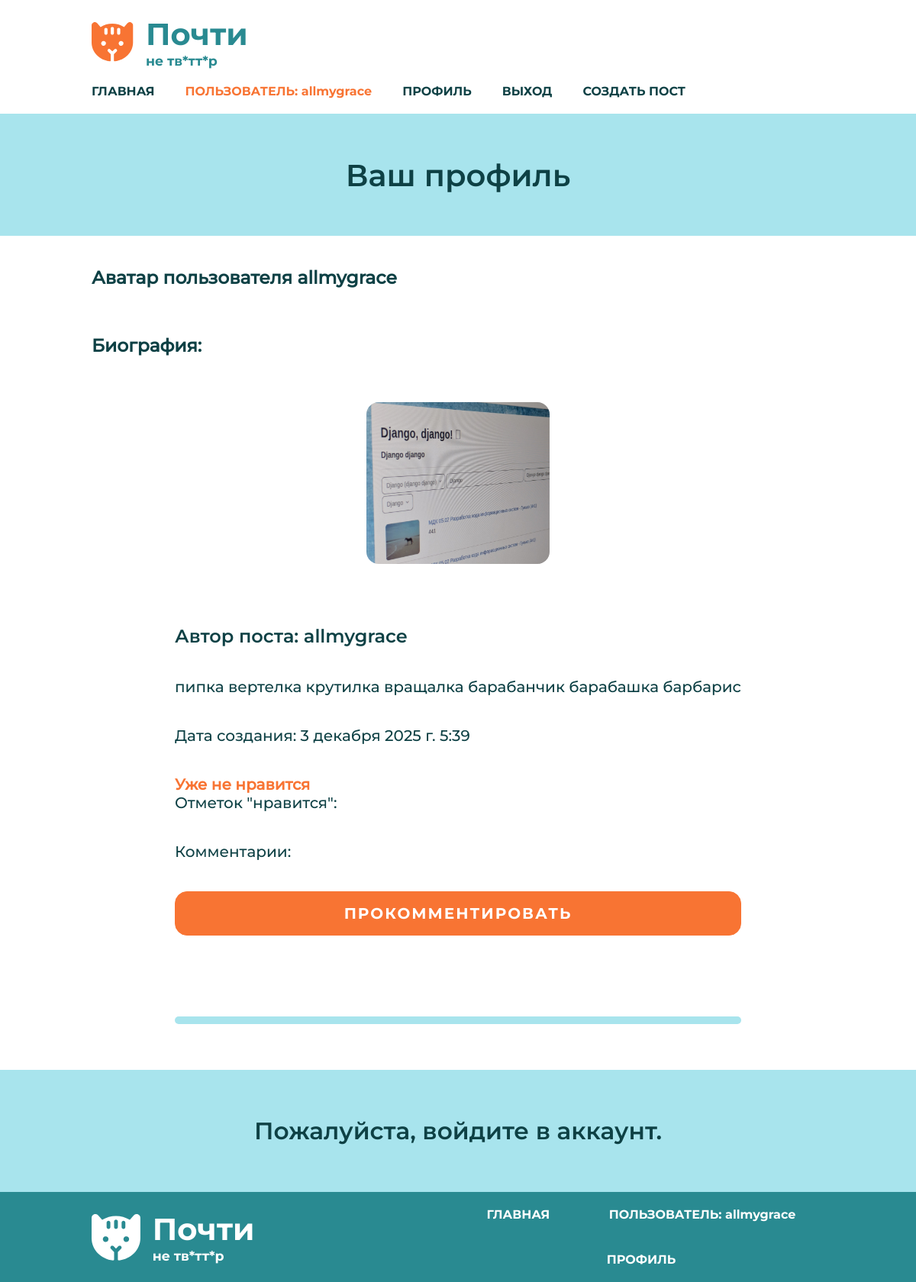
Screenshot of /posts/profile/ (signed in) with the database file from the repository.
### posts/models.py (models this page shows, shortened)
class ReallyUser(AbstractUser):
    avatar = models.ImageField(upload_to='avatars/', blank=True, null=True,
                               verbose_name='Аватар', default='avatars/image.png')
    biography = models.CharField(max_length=250, verbose_name="Биография", null=True)
    class Meta(AbstractUser.Meta):
        pass

class Post(models.Model):
    post_text = models.TextField(verbose_name="Текст поста")
    author = models.ForeignKey('ReallyUser', on_delete=models.CASCADE, verbose_name='Автор поста', null=True)
    pub_date = models.DateTimeField(default=datetime.now, verbose_name="Дата публикации")
    likes = models.ManyToManyField(settings.AUTH_USER_MODEL, related_name="liked_posts", blank=True)
    class Meta:
        verbose_name = 'Пост'
        verbose_name_plural = 'Посты'

### posts/views.py (the view)
# urls.py: path('profile/', views.profile_view, name='profile'),
@login_required
def profile_view(request):
    posts = Post.objects.filter(author=request.user).order_by('-pub_date')
    paginator = Paginator(posts, 2)
    if 'page' in request.GET:
        page_num = request.GET['page']
    else:
        page_num = 1
    page = paginator.get_page(page_num)
    context = {
        'posts': page.object_list,
        'user': request.user,
        'page': page
    }
    return render(request, 'profile.html', context)

### posts/templates/profile.html (shortened to what this page needs)
{% extends "base_generic.html" %}
{% block content %}
{% if user.is_authenticated %}
<section class="title">
            <h1>Ваш профиль</h1>
        </section>
        <section class="articles-wrapper">
            <div class="articles">
                <h3 class="article-text">Аватар пользователя {{ user.username }} </h3>
                <h3 class="article-text">Биография: {{ user.biography }}</h3>
                {% if user.avatar %}
<img src="{{ user.avatar.url }}" alt="Аватар пользователя" class="prof-img">
    {% else %}
    <h3>Как вы смогли без аватарки здесь зарегистрироваться???</h3>
    {% endif %}
                <div class="four-articles">
                    {% if posts %}
                    {% for post in posts %}
                    <article>
                        <div class="article-inner">
                            <div class="article-text">
                                <h3>Автор поста: {{ post.author }}</h3>
                                <p>{{ post.post_text }}</p>
                                <p>Дата создания: {{ post.pub_date }}</p>
                                 {% if request.user.is_authenticated %}
            <p class="lele">
                <a href="{% url 'toggle_like' pk=post.pk %}">
                    {% if request.user in post.likes.all %}
                        Уже не нравится
                    {% else %}
                        Нравится
                    {% endif %}
                </a>
                <span>Отметок "нравится": {{ post.likes_count }}</span>
            </p>
        {% else %}
            <p>Отметок "нравится": {{ post.likes_count }}</p>
        {% endif %}
        <p>Комментарии: {{ post.comment_count }}</p>
                            </div>
                            <div class="article-buttons">
                                <a href="{% url 'add-comment' pk=post.pk %}" class="button">ПРОКОММЕНТИРОВАТЬ</a>
                                <form>
                                    <div class="favourite">
                                        <input class="fav-input" type="checkbox" id="fav1" checked>
                                    </div>
                                </form>
                            </div>
                            <div class="line"></div>
                            {% endfor %}
                            {% else %}
                             <p>Нет постов :(</p>
                            {% endif %}
                        </div>
                    </article>
                </div>
            </div>
        </section>
<section class="title">
    <h3>Пожалуйста, войдите в аккаунт.</h3>
</section>
{% endif %}
{% endblock %}

### posts/templates/base_generic.html (shortened to what this page needs)
<!DOCTYPE html>
<html lang="ru">
<head>
    {% load static %}
    <link rel="stylesheet" href="{% static 'css/style.css' %}" />
</head>
<body>
    <header class="header-wrapper">
        <div class="header">
            <a class="logo" href="{% url 'index' %}">
                <img src="{% static 'media/logo.svg' %}" alt="Логотип">
                <div class="logo-wrapper">
                    <h1>Почти</h1>
                    <h3>не тв*тт*р</h3>
                </div>
            </a>
            <nav class="header-nav">
                <a href="{% url 'index' %}">ГЛАВНАЯ</a>
                {% if user.is_authenticated %}
                <p class="like-link">ПОЛЬЗОВАТЕЛЬ: {{ user.get_username }}</p>
                <a href="{% url 'profile' %}">ПРОФИЛЬ</a>
                <a href="{% url 'logout' %}">ВЫХОД</a>
                <a href="{% url 'create' %}">СОЗДАТЬ ПОСТ</a>
                {% else %}
                    <a href="{% url 'login' %}">ВОЙТИ</a>
                    <a href="{% url 'register' %}">РЕГИСТРАЦИЯ</a>
                {% endif %}
            </nav>
        </div>
    </header>
    <main>
        {% block content %}
        {% endblock %}
    </main>
    <footer>
        <div class="footer-wrapper">
            <a class="logo" href="{% url 'index' %}">
                <img src="{% static 'media/footer-logo.svg' %}" alt="Логотип">
                <div class="logo-wrapper">
                    <h1>Почти</h1>
                    <h3>не тв*тт*р</h3>
                </div>
            </a>
                <nav class="footer-nav">
                    <a href="{% url 'index' %}">ГЛАВНАЯ</a>
                {% if user.is_authenticated %}
                <p class="like-link-f">ПОЛЬЗОВАТЕЛЬ: {{ user.get_username }}</p>
                <a href="{% url 'profile' %}">ПРОФИЛЬ</a>
                {% else %}
                    <a href="{% url 'login' %}">ВОЙТИ</a>
                    <a href="{% url 'register' %}">РЕГИСТРАЦИЯ</a>
                {% endif %}
                </nav>
        </div>
    </footer>
</body>
</html>

### posts/static/css/style.css (style rules this page uses)
* { box-sizing: border-box; margin: 0; padding: 0; }
body { font-family: 'Montserrat Medium', sans-serif; font-size: 15pt; }
main { display: flex; flex-direction: column; row-gap: 1em; }
a { text-decoration: none; }
.header-wrapper { background: #fff; display: flex; justify-content: center; align-items: center; min-height: 4em; padding: 1em 0; }
.header { width: 80%; display: flex; justify-content: space-between; align-items: center; flex-wrap: wrap; gap: 1em; }
.logo { display: flex; column-gap: 0.8em; font-family: 'Montserrat Bold', sans-serif; align-items: center; padding-right: 1em; }
.logo img { max-width: 25%; }
.logo-wrapper { display: flex; flex-direction: column; color: #298A91; }
.logo-wrapper h1 { font-size: 30pt; }
.logo-wrapper h3 { font-size: 13pt; font-weight: normal; }
.header-nav { display: flex; gap: 2em; flex-wrap: wrap; }
.header-nav a, .like-link { font-family: 'Montserrat Bold', sans-serif; color: #0E4145; font-size: 12pt; }
footer { background: #298A91; display: flex; justify-content: center; align-items: center; min-height: 4em; padding: 1em 0; }
.footer-wrapper { width: 80%; display: flex; justify-content: space-between; align-items: center; gap: 1em; flex-wrap: wrap; }
.footer-wrapper .logo-wrapper { display: flex; flex-direction: column; color: #fff; }
.footer-nav { display: flex; width: 50%; justify-content: space-evenly; gap: 2em; flex-wrap: wrap; }
.footer-nav a, .like-link-f { font-family: 'Montserrat Bold', sans-serif; color: #fff; font-size: 12pt; }
.button { color: #fff; font-size: 15pt; font-family: 'Montserrat Bold', sans-serif; background-color: #F87433; border: 1px solid #F87433; border-radius: 0.8em; display: flex; padding: 0.8em; letter-spacing: 0.1em; justify-content: center; width: 100%; }
.title { color:#0E4145; justify-content: center; font-size: 20pt; font-family: 'Montserrat SemiBold', sans-serif; display: flex; min-height: 6em; align-items: center; background-color: #a8e4ed; }
.articles-wrapper { min-height: 50em; display: flex; justify-content: center; padding: 1em 0; }
.articles { width: 80%; display: flex; flex-direction: column; row-gap: 3em; }
article { align-items: center; }
.four-articles { display: flex; align-items: center; flex-direction: column; row-gap: 3em; flex-wrap: wrap; }
.four-articles article { display: flex; column-gap: 2em; border-radius: 0.8em; }
.article-inner { display: flex; flex-direction: column; padding: 1em; row-gap: 2em; }
.article-buttons { display: flex; justify-content: space-between; flex-direction: column; }
.article-text { display: flex; flex-direction: column; row-gap: 2em; color: #0E4145; }
.article-text h3 { font-family: 'Montserrat SemiBold', sans-serif; font-size: 18pt; }
.favourite { width: fit-content; display: flex; justify-content: center; align-items: center; }
.fav-input { appearance: none; position: relative; background-image: url('../media/favourite.svg'); width: 3.5em; height: 3.5em; background-repeat: no-repeat; background-position: center; background-size: contain; }
.fav-input::after { content: ""; position: absolute; width: 0px; height: 0px; background-image: url('../media/favourite-checked.svg'); background-repeat: no-repeat; background-position: center; background-size: contain; }
.fav-input:checked::after { width: 3.5em; height: 3.5em; }
.like-link { color: #F87433; }
.prof-img { max-width: 25%; border-radius: 0.8em; align-self: center; }
.line { border-radius: 0.8em; width: 100%; height: 0.5em; background-color: #a8e4ed; }
.lele { display: flex; flex-direction: column; color:#0E4145; }
.lele a { font-weight: bold; color: #F87433; }
.article-buttons { row-gap: 1em; }

### rows the page displays
ReallyUser: get_username "allmygrace", username "allmygrace", avatar (picture)
Post: author "allmygrace", post_text "пипка вертелка крутилка вращалка барабанчик барабашка барбарис", pub_date "3 декабря 2025 г. 5:39", shows "Уже не нравится"
